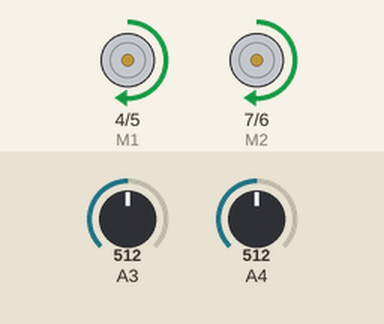
This sketch was run on a simulated Arduino Uno, built with avr-gcc and run on an emulated ATmega328P. On the bench: direction and speed pins drawn as motors (green arrow = direction pin HIGH = forward, orange = LOW = backward, longer = more drive). The test bench sets the inputs (shaded band); at power-on: A3 = 512, A4 = 512.

Above: at 1.2 s.
1.3 s: A3 set to 697
2.8 s: A3 set to 726
At 3.8 s:
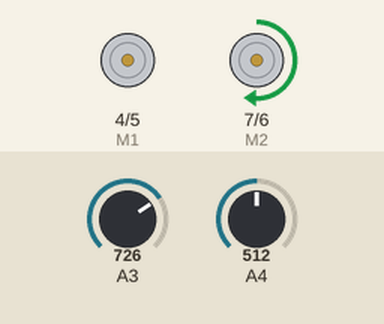
4.3 s: A4 set to 702
5.8 s: A4 set to 727
At 6.1 s:
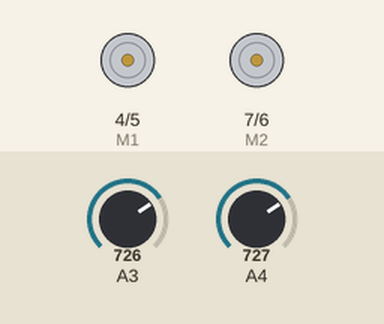
Timing chart, 0 to 8.3 s (numbered marks = the images above; inputs shaded):
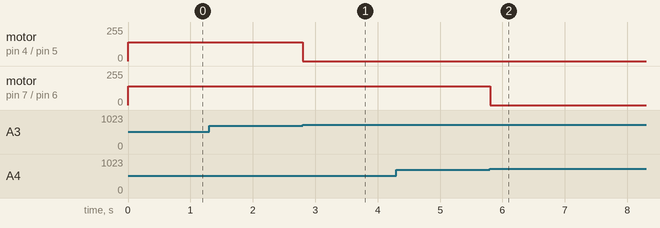

Measured:
- the behaviour switches between 712 and 713 on A3 (found by bisection; images 0 and 1)
- the behaviour switches between 712 and 713 on A4 (found by bisection; images 1 and 2)
- after the input at 1.3 s, every drawn part: stays the same
- after the input at 2.8 s, motor on pin 4 (M1) / pin 5 (E1): forward 140/255 → stopped at once
- after the input at 4.3 s, every drawn part: stays the same
- after the input at 5.8 s, motor on pin 7 (M2) / pin 6 (E2): forward 140/255 → stopped at once

The sketch:

FollowLineTest.ino
```cpp
/**
 * Movement driver for the robot using PWM as speed variable
 */

//PIN Definitions
int E1 = 5;
int M1 = 4;
int E2 = 6;
int M2 = 7;

//Keywords
boolean RIGHT = true;
boolean LEFT = false;
boolean FORWARD = true;
boolean BACK = false;
int MAX_SPEED = 140;
boolean state = false;
//Constants
int turnTime = 100; //how long it takes the robot to spin 90 deg;

int leftWhite;
int rightWhite;

int leftSensor;
int rightSensor;

void setup()
{
  pinMode(M1, OUTPUT);
  pinMode(M2, OUTPUT);
  leftWhite = analogRead(A4);
  rightWhite = analogRead(A3);
  /*Serial.begin(9600);
  Serial.println("Left: " + String(leftWhite));
  Serial.println("Right: " + String(rightWhite));*/
}

void loop()
{
  moveAlongPath();
}

/**
 * Follows a black path
 */
void moveAlongPath(){
  analogRead(A4);
  leftSensor = analogRead(A4);
  analogRead(A3);
  rightSensor = analogRead(A3);
  /*Serial.print("Left Sensor: ");
  Serial.println(leftSensor);
  Serial.print("Right Sensor: ");
  Serial.println(rightSensor);*/
  if(leftSensor > leftWhite + 200){
    moveLeftWheel(FORWARD, 0);
    //Serial.println("turning left");
  }

  // if right sensor detects path, move right
  else if(rightSensor > rightWhite + 200){
    moveRightWheel(FORWARD, 0);
    //Serial.println("turning right");
  }

  // if nothing is detected, move straight
 else{
    moveInDirection(FORWARD, MAX_SPEED);
    //Serial.println("Full Speed");
  }
}

/**
 * Moves the robot in a specified direction at a specified speed
 * @param dir - the direction the robot is heading
 *                true for forward, false for backwards
 * @param robotSpeed - the speed the robot is moving
 */
void moveInDirection(boolean dir, int robotSpeed){
  moveRightWheel(dir, robotSpeed);
  moveLeftWheel(dir, robotSpeed);
}


/**
 * Stops motors of the robot
 */
void halt(){
  analogWrite(E1, 0);
  analogWrite(E2, 0);
}

/**
 * Rotates the robot in place
 * @param dir - the direction the robot is turning
 *                true for right, false for left
 * @param duration - the duration the robot is turning
 */
void rotate(boolean dir, int duration){
  moveRightWheel(!dir, 255*0.5);
  moveLeftWheel(dir, 255*0.5);
  delay(duration);
  halt();
}

/**
 * Turns the robot left
 */
void turnLeft(){
  rotate(LEFT, turnTime);
}

/**
 * Turns the robot right
 */
void turnRight(){
  rotate(RIGHT, turnTime);
}


/**
 * Moves the right wheel in a direction with a speed
 * @param dir - the direction the wheel is moving
 *                true for forward, false for backward
 * @param robotSpeed - the speed the wheel is moving
 */
void moveRightWheel(boolean dir, int robotSpeed){
  digitalWrite(M1, dir);
  analogWrite(E1, robotSpeed);
}


/**
 * Moves the left wheel in a direction with a speed
 * @param dir - the direction the wheel is moving
 *                true for forward, false for backward
 * @param robotSpeed - the speed the wheel is moving
 */
void moveLeftWheel(boolean dir, int robotSpeed){
  digitalWrite(M2, dir);
  analogWrite(E2, robotSpeed);
}

/**
 * Rotates the robot a specific angle in a direction.
 * @Param angle - the angle it turns to
 *		- 180 for left, 0 for right
 */
void rotateAngle(int angle){
	if (angle < 0 || angle > 180) return;
	if (angle > 90){
		rotate(LEFT, (angle-90)/90 * turnTime);
	} else {
		rotate(RIGHT, angle/90 * turnTime);
	}
}
```
